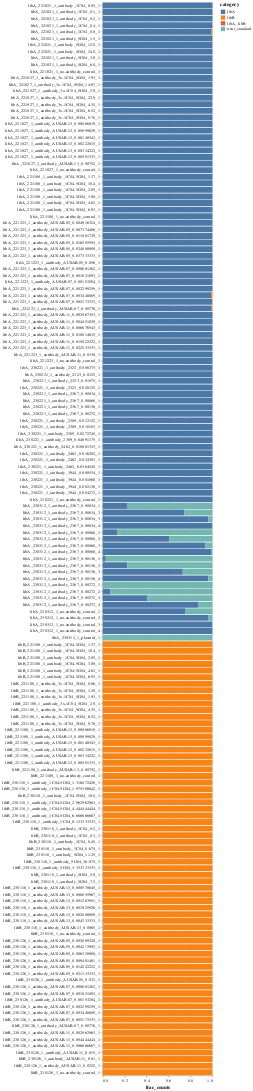

Source (notebook cell):
### Markdown cell above
Plot which libraries overall barcode counts map to for each sample:

### Code cell
ordered_cats = (
    counts_by_library.sort_values(["n_libraries_w_barcode", "category"])["category"]
    .unique()
    .tolist()
)

category_selection = alt.selection_point(fields=["category"], bind="legend")

counts_by_library_chart = (
    alt.Chart(
        counts_by_library.assign(
            order=lambda x: x["category"].map(lambda s: ordered_cats.index(s))
        )
    )
    .encode(
        x=alt.X("frac_counts", scale=alt.Scale(domain=[0, 1])),
        y=alt.Y("library_sample", title=None),
        color=alt.Color("category", scale=alt.Scale(domain=ordered_cats)),
        order="order",
        tooltip=[
            alt.Tooltip(c, format=".2g") if c in {"n_counts", "frac_counts"} else c
            for c in counts_by_library.columns
            if c not in {"library_sample"}
        ],
    )
    .mark_bar()
    .properties(width=250, height=alt.Step(15))
    .configure_axis(labelLimit=500)
    .add_params(*selections, category_selection)
    .transform_filter(category_selection)
)
for selection in selections:
    counts_by_library_chart = counts_by_library_chart.transform_filter(selection)

counts_by_library_chart

### Figure 1 — Vega-Lite specification as saved in the notebook (floating-point values rounded to 4 significant figures; data arrays with more than 128 entries replaced by an {"elided": "..."} marker saying what was removed)
{"config": {"view": {"continuousWidth": 300, "continuousHeight": 300}, "axis": {"labelLimit": 500}}, "data": {"name": "data-190dee14745c9b51c4aeb147be6a9ce7"}, "mark": {"type": "bar"}, "encoding": {"color": {"field": "category", "scale": {"domain": ["libA", "libB", "libA, libB", "neut_standard"]}, "type": "nominal"}, "order": {"field": "order", "type": "quantitative"}, "tooltip": [{"field": "library", "type": "nominal"}, {"field": "sample", "type": "nominal"}, {"field": "n_libraries_w_barcode", "type": "quantitative"}, {"field": "n_counts", "format": ".2g", "type": "quantitative"}, {"field": "frac_counts", "format": ".2g", "type": "quantitative"}, {"field": "date", "type": "quantitative"}, {"field": "virus_batch", "type": "quantitative"}, {"field": "sample_type", "type": "nominal"}, {"field": "antibody", "type": "nominal"}, {"field": "replicate", "type": "quantitative"}, {"field": "exclude_after_counts", "type": "nominal"}, {"field": "category", "type": "nominal"}], "x": {"field": "frac_counts", "scale": {"domain": [0, 1]}, "type": "quantitative"}, "y": {"field": "library_sample", "title": null, "type": "nominal"}}, "height": {"step": 15}, "params": [{"name": "param_2", "select": {"type": "point", "fields": ["exclude_after_counts"]}, "bind": {"input": "select", "options": [null, "yes", "no"], "labels": ["all", "yes", "no"], "name": "exclude_after_counts"}}, {"name": "param_3", "select": {"type": "point", "fields": ["antibody"]}, "bind": {"input": "select", "options": [null, "1C04", "5G04", "3x-1C04_5G04", "AUSAB-13", "1C04-5G04", "AUSAB-05", "AUSAB-07", "AUSAB-11", "2323", "2367", "2389", "2462", "3944"], "labels": ["all", "1C04", "5G04", "3x-1C04_5G04", "AUSAB-13", "1C04-5G04", "AUSAB-05", "AUSAB-07", "AUSAB-11", "2323", "2367", "2389", "2462", "3944"], "name": "antibody"}}, {"name": "param_4", "select": {"type": "point", "fields": ["virus_batch"]}, "bind": {"input": "select", "options": [null, 1], "labels": ["all", "1"], "name": "virus_batch"}}, {"name": "param_5", "select": {"type": "point", "fields": ["sample_type"]}, "bind": {"input": "select", "options": [null, "antibody", "no-antibody_control", "plasmid"], "labels": ["all", "antibody", "no-antibody_control", "plasmid"], "name": "sample_type"}}, {"name": "param_6", "select": {"type": "point", "fields": ["date"]}, "bind": {"input": "select", "options": [null, 221021, 221027, 221108, 221223, 230118, 230126, 230221, 230312], "labels": ["all", "221021", "221027", "221108", "221223", "230118", "230126", "230221", "230312"], "name": "date"}}, {"name": "param_7", "select": {"type": "point", "fields": ["library"]}, "bind": {"input": "select", "options": [null, "libA", "libB"], "labels": ["all", "libA", "libB"], "name": "library"}}, {"name": "param_8", "select": {"type": "point", "fields": ["category"]}, "bind": "legend"}], "transform": [{"filter": {"param": "param_8"}}, {"filter": {"param": "param_2"}}, {"filter": {"param": "param_3"}}, {"filter": {"param": "param_4"}}, {"filter": {"param": "param_5"}}, {"filter": {"param": "param_6"}}, {"filter": {"param": "param_7"}}], "width": 250, "$schema": "https://vega.github.io/schema/vega-lite/v5.6.1.json", "datasets": {"data-190dee14745c9b51c4aeb147be6a9ce7": {"elided": "642 records"}}}
